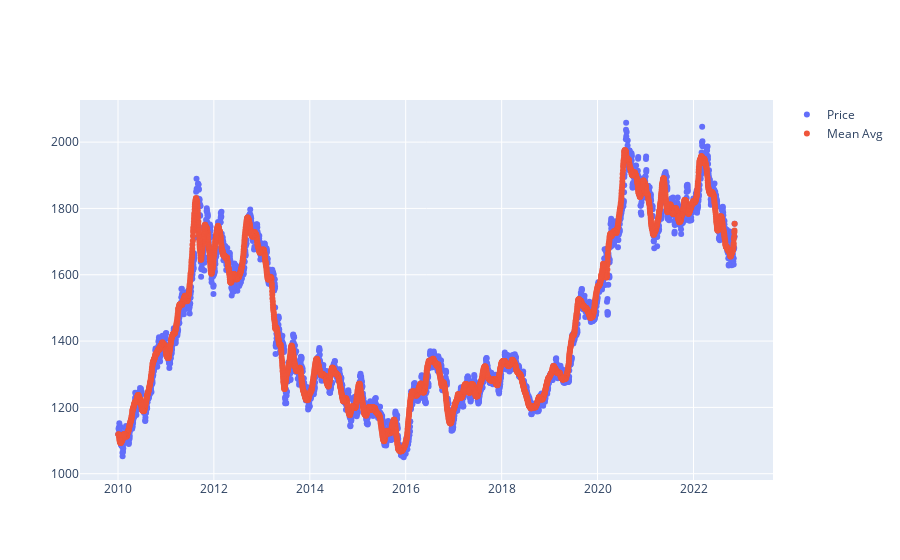

The notebook cell this image was saved under:
### Code cell
Price = go.Scatter(
    x=df['Date'],
    y=df['Price'],
    name="Price",
    mode='markers'
)
MeanAvg = go.Scatter(
    x=df['Date'],
    y=df['Mean Avg'],
    name="Mean Avg",
    mode='markers'
)
data = [Price, MeanAvg]
fig = go.Figure(data=data)
fig.show()

### Figure 1 — Plotly figure (JSON) as saved in the notebook; plotly's stock layout.template omitted (floating-point values rounded to 4 significant figures; data arrays with more than 128 entries replaced by an {"elided": "..."} marker saying what was removed)
{"data": [{"mode": "markers", "name": "Price", "type": "scatter", "x": {"elided": "3321 str values"}, "y": {"elided": "3321 float values"}}, {"mode": "markers", "name": "Mean Avg", "type": "scatter", "x": {"elided": "3321 str values"}, "y": {"elided": "3321 float values"}}], "layout": {}}
